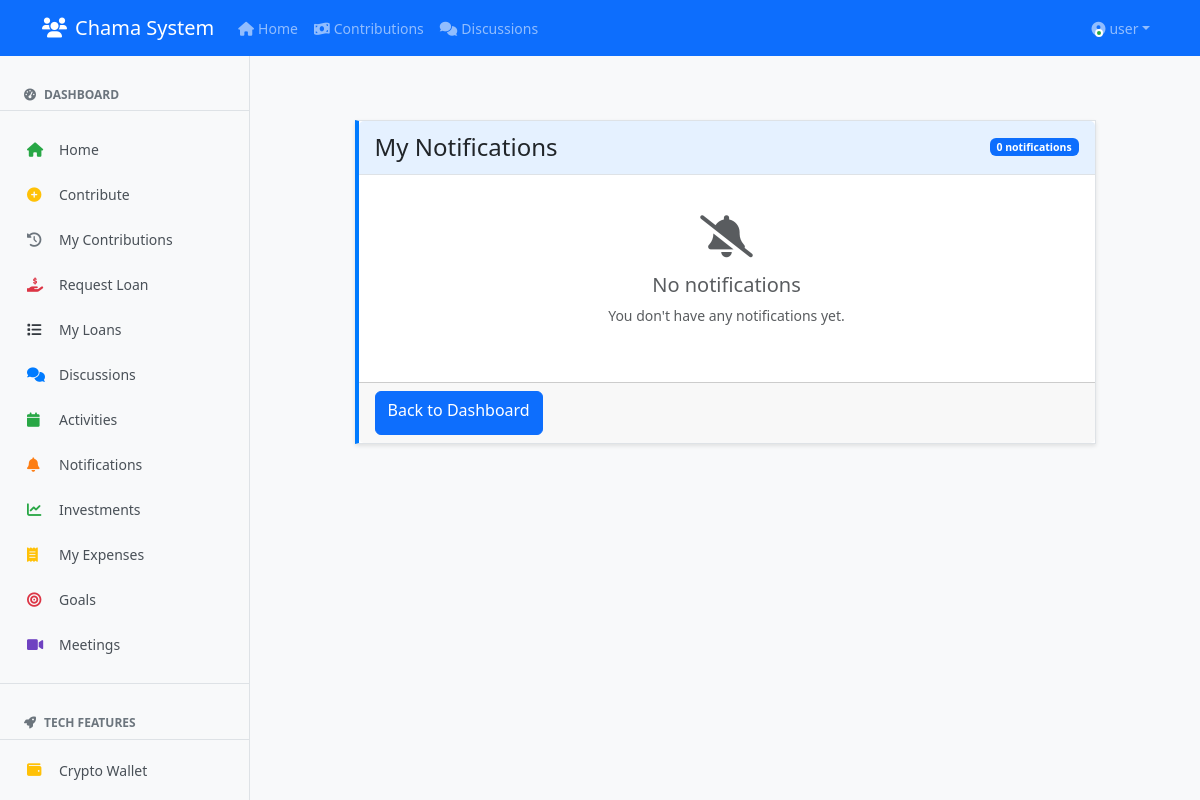
The app's page /notifications (signed in), older data.
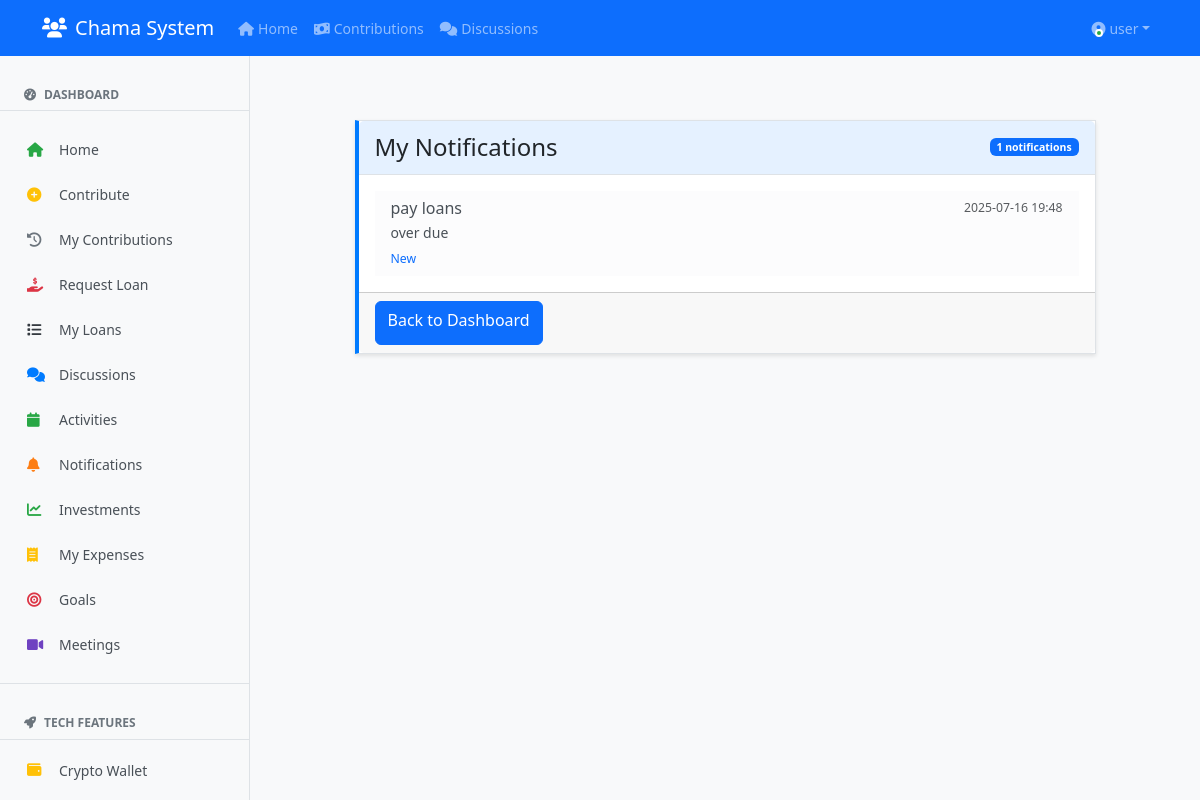
The same page, newer data.
### clean_app.py (models this page shows)
class Notification(db.Model):
    id = db.Column(db.Integer, primary_key=True)
    title = db.Column(db.String(100), nullable=False)
    message = db.Column(db.Text, nullable=False)
    date = db.Column(db.DateTime, default=datetime.utcnow)
    is_read = db.Column(db.Boolean, default=False)
    user_id = db.Column(db.Integer, db.ForeignKey('user.id'))
    user = db.relationship('User', backref='notifications')

### clean_app.py (the view)
@app.route('/notifications')
@login_required
def notifications():
    notifications = Notification.query.filter_by(user_id=current_user.id).order_by(Notification.date.desc()).all()
    return render_template('notifications/list.html', notifications=notifications)

### clean_app.py (called while the page is built)
@login_manager.user_loader
def load_user(user_id):
    return User.query.get(int(user_id))

### templates/notifications/list.html (shortened to what this page needs)
{% extends "base.html" %}
{% block content %}
<div class="container mt-4">
    <div class="row">
        <div class="col-md-10 mx-auto">
            <div class="card">
                <div class="card-header d-flex justify-content-between align-items-center">
                    <h4 class="mb-0">My Notifications</h4>
                    <span class="badge bg-primary">{{ notifications|length }} notifications</span>
                </div>
                <div class="card-body">
                    {% if notifications %}
                        <div class="list-group list-group-flush">
                            {% for notification in notifications %}
                            <div class="list-group-item {% if not notification.is_read %}list-group-item-light{% endif %}">
                                <div class="d-flex w-100 justify-content-between">
                                    <h6 class="mb-1">{{ notification.title }}</h6>
                                    <small class="text-muted">{{ notification.date.strftime('%Y-%m-%d %H:%M') }}</small>
                                </div>
                                <p class="mb-1">{{ notification.message }}</p>
                                {% if not notification.is_read %}
                                    <small class="text-primary">New</small>
                                {% endif %}
                            </div>
                            {% endfor %}
                        </div>
                    {% else %}
                        <div class="text-center py-4">
                            <i class="fas fa-bell-slash fa-3x text-muted mb-3"></i>
                            <h5 class="text-muted">No notifications</h5>
                            <p class="text-muted">You don't have any notifications yet.</p>
                        </div>
                    {% endif %}
                </div>
                <div class="card-footer">
                    <a href="{{ url_for('index') }}" class="btn btn-primary">Back to Dashboard</a>
                </div>
            </div>
        </div>
    </div>
</div>
{% endblock %}

Row changes from the older to the newer data that the page shows:
added Notification: title "pay loans", date "2025-07-16 19:48", message "over due", is_read "New"
Text that changed along with them:
{{ notifications|length }}: "0" → "1"
text no longer shown: "No notifications You don't have any notifications yet."
